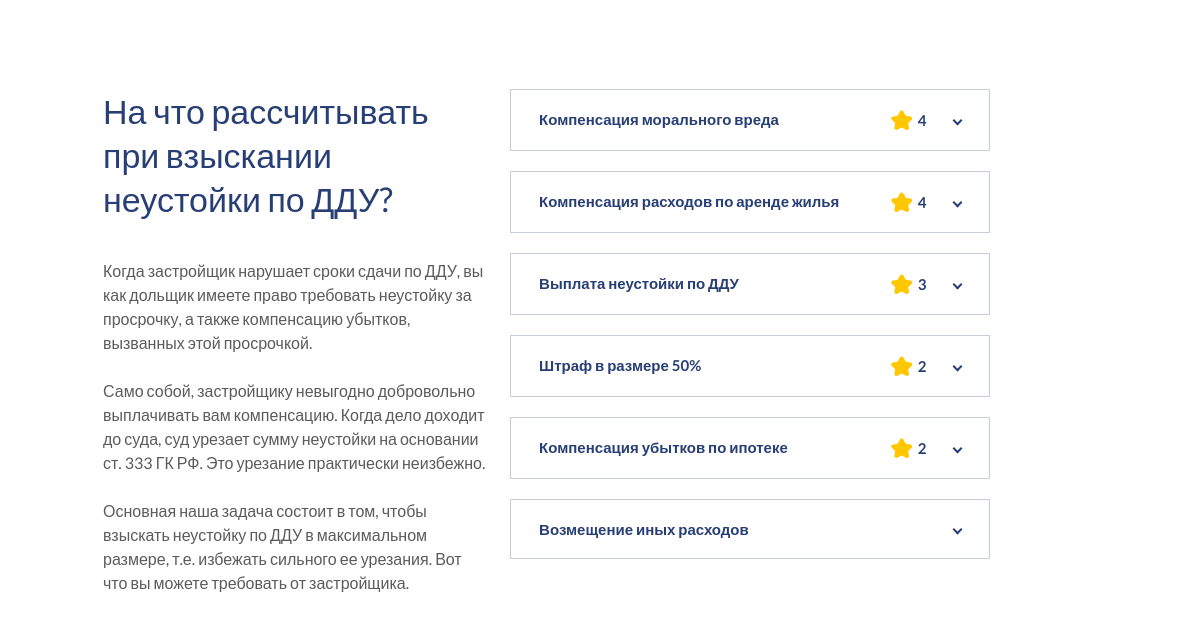
Page /task3/index.php on the committed database.
### tables this page shows
CREATE TABLE `categories` (
  `idCategory` int NOT NULL AUTO_INCREMENT,
  `title` varchar(60) NOT NULL,
  `description` varchar(400) NOT NULL,
  `avgRating` int DEFAULT NULL,
  PRIMARY KEY (`idCategory`)
);

### task3/index.php (the view, shortened to what this page needs)
<?php
require_once '../connection.php';
$result = mysqli_query($conn, "SELECT * FROM categories ORDER BY avgRating DESC");
?>
<!DOCTYPE html>
<html lang="ru">
<head>
    <link href="../assets/libraries/bootstrap-grid.css" rel="stylesheet">
    <link rel="stylesheet" href="style.css">
</head>
<body>
<div class="main_screen container-fluid">
    <div class="row">
        <div class="col-12 col-lg-5 text">
            <div class="text-title">
                На что рассчитывать при взыскании неустойки по ДДУ?
            </div>
            <div class="text-description">
                Когда застройщик нарушает сроки сдачи по ДДУ, вы как дольщик имеете право требовать неустойку за просрочку, а также компенсацию убытков, вызванных этой просрочкой.<br><br>
                Само собой, застройщику невыгодно добровольно выплачивать вам компенсацию. Когда дело доходит до суда, суд урезает сумму неустойки на основании ст. 333 ГК РФ. Это урезание практически неизбежно.<br><br>
                Основная наша задача состоит в том, чтобы взыскать неустойку по ДДУ в максимальном размере, т.е. избежать сильного ее урезания. Вот что вы можете требовать от застройщика.<br><br>
            </div>
        </div>
        <div class="content col-12 col-lg-7">
            <?php
            if (mysqli_num_rows($result) > 0)
            {
            while($row = mysqli_fetch_assoc($result))
            {
            ?>
                <div class="row">
                    <div class="accordion-item">
                        <div class="accordion-wrapper">
                            <div class="accordion-header">
                                <div class="title-wrapper">
                                    <div class="title container-fluid">
                                        <span class="text col-9 col-lg-9"><?php echo $row['title'] ?></span>
                                        <div class="rate offset-1 col-2 offset-lg-1 col-lg-2">
                                            <?php
                                                if($row['avgRating'] != 0)
                                                {
                                            ?>
                                            <img class="star" src="../task4/images/star-filled.svg" alt="">
                                            <span><?php echo $row['avgRating'] ?></span>
                                            <?php
                                                }
                                            ?>
                                            <div class="spoiler-wrapper">
                                                <div class="spoiler"></div>
                                            </div>
                                        </div>
                                    </div>
                                </div>
                            </div>
                        </div>
                        <div class="rating-items">
                        </div>
                    </div>
                </div>
            <?php
            }
            }
            ?>
        </div>
    </div>
</div>
</body>
</html>

### task3/style.css (style rules this page uses)
* { background: none; border: none; text-decoration: none; text-underline-mode: none; box-sizing: border-box; font-family: 'Lato', sans-serif; margin: 0; padding: 0; }
.main_screen { padding: 89px 144px 0 103px; }
.text-title { margin-bottom: 37px; font-weight: 400; font-size: 34px; line-height: 130%; color: #283F75; }
.text-description { font-weight: 400; font-size: 16px; line-height: 150%; font-feature-settings: 'pnum' on, 'lnum' on; color: #5B5B5B; }
.accordion-item { display: inline-flex; margin-bottom: 20px; border: none; }
.accordion-header { margin-top: 20px; padding: 20px 28px 20px 28px; background: #FFFFFF; border: 1px solid #C6CDDA; font-weight: 700; font-size: 15px; color: #283F75; }
.accordion-header:first-child { margin-top: 0; }
.rate { display: flex; align-items: center; }
.rate > img { margin-right: 5px; }
.spoiler-wrapper { width: 100%; }
.spoiler { content: ""; float: right; position: relative; top: 50%; border-bottom: 2px solid #283F75; border-left: 2px solid #283F75; width: 7px; height: 7px; transform: rotate(-45deg); transition: all 0.3s ease-in-out; transform-origin: center center; }
.title { padding: 0; display: flex; }
.accordion-wrapper { width: 100%; }
.rating-items { margin-left: 22px; padding: 0; max-height: 60px; }

### rows in the picture
categories: title "Компенсация морального вреда", avgRating "4"
categories: title "Компенсация расходов по аренде жилья", avgRating "4"
categories: title "Выплата неустойки по ДДУ", avgRating "3"
categories: title "Штраф в размере 50%", avgRating "2"
categories: title "Компенсация убытков по ипотеке", avgRating "2"
categories: title "Возмещение иных расходов"
